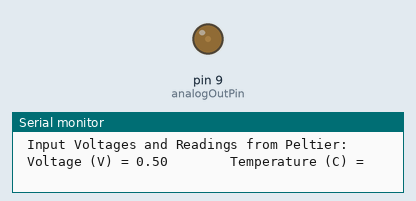
Recording of a sketch running on a simulated Arduino Nano, built with avr-gcc and run on an emulated ATmega328P. On the bench: output pins drawn as LEDs (lit = HIGH), the last lines printed to the serial monitor.

Above: at 0.05 s.
At 25.05 s:
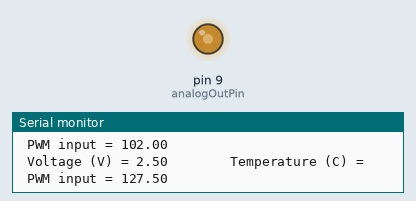
At 35.05 s:
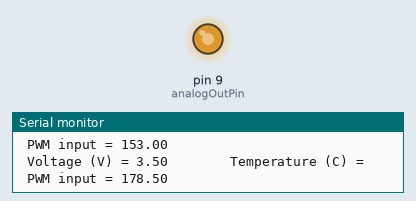
At 50.05 s:
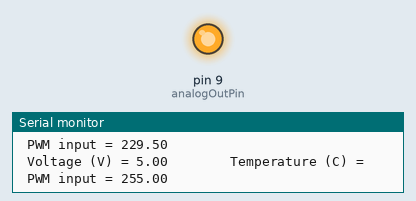
Timing chart, 0 to 65.1 s (numbered marks = the images above):
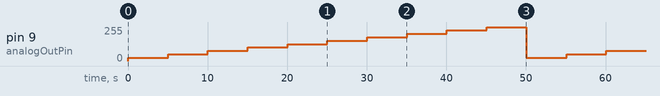

The sketch:

pwm.ino
```cpp
/*
 * Code For controlling a pwm utilizing the analog write function
 * Purpose:
 *  create a meaurable range of tempuratures with a thermocouple
 *  dev: Ed
 *
 *  Components:
 *  Board: Nano
 *  Peltier:
 *  Thermometer
 *
*/

// These constants won't change. They're used to give names to the pins used:
const int analogInPin = A0;  // Analog input pin that the potentiometer is attached to
const int analogOutPin = 9; // Analog output pin that the LED is attached to

int sensorValue = 0;  // value read from the pot
char max = 10;
double outputValue[10] = {.5, 1, 1.5, 2, 2.5, 3, 3.5, 4, 4.5, 5};        // value output to the PWM (analog out)

void setup() {
  // initialize serial communications at 9600 bps:
  Serial.begin(9600);
}
double actualinput(double data){
  double actual;
    actual = data/5*255;
    return actual;
}

void loop() {
   Serial.print("\n Input Voltages and Readings from Peltier: ");
  for(char i = 0; i < max;  i++){
    double data = actualinput(outputValue[i]); //pwm high to the peltier
    analogWrite(analogOutPin, data);
      Serial.print("\n Voltage (V) = ");
      Serial.print(outputValue[i]);
      Serial.print("        Temperature (C) = ");
      Serial.print("\n PWM input = ");
      Serial.print(data);
    delay(5000);
  }


  // wait 2 milliseconds before the next loop for the analog-to-digital
  // converter to settle after the last reading:
  delay(2);
}
```

Measured:
- by itself, pin 9 (analogOutPin): repeats every 50.1 s: 51/255 5.0 s, 76/255 5.0 s, 102/255 5.0 s, 127/255 5.0 s, 153/255 5.0 s, 178/255 5.0 s, 204/255 5.0 s, 229/255 5.0 s, 255/255 5.0 s, 25/255 5.0 s
